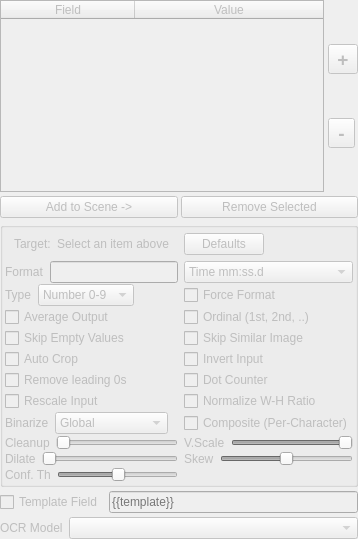
        <widget class="QWidget" name="groupBox_sb_info" native="true">
         <property name="enabled">
          <bool>false</bool>
         </property>
         <layout class="QVBoxLayout" name="verticalLayout_3">
          <property name="spacing">
           <number>4</number>
          </property>
          <property name="leftMargin">
           <number>0</number>
          </property>
          <property name="topMargin">
           <number>0</number>
          </property>
          <property name="rightMargin">
           <number>0</number>
          </property>
          <property name="bottomMargin">
           <number>0</number>
          </property>
          <item>
           <widget class="QWidget" name="widget" native="true">
            <layout class="QHBoxLayout" name="horizontalLayout_2">
             <property name="spacing">
              <number>1</number>
             </property>
             <property name="leftMargin">
              <number>0</number>
             </property>
             <property name="topMargin">
              <number>0</number>
             </property>
             <property name="rightMargin">
              <number>0</number>
             </property>
             <property name="bottomMargin">
              <number>0</number>
             </property>
             <item>
              <widget class="QTableWidget" name="tableWidget_boxes">
               <property name="minimumSize">
                <size>
                 <width>0</width>
                 <height>100</height>
                </size>
               </property>
               <property name="horizontalScrollBarPolicy">
                <enum>Qt::ScrollBarAlwaysOff</enum>
               </property>
               <property name="editTriggers">
                <set>QAbstractItemView::NoEditTriggers</set>
               </property>
               <property name="tabKeyNavigation">
                <bool>false</bool>
               </property>
               <property name="dragDropOverwriteMode">
                <bool>false</bool>
               </property>
               <property name="selectionMode">
                <enum>QAbstractItemView::SingleSelection</enum>
               </property>
               <property name="showGrid">
                <bool>false</bool>
               </property>
               <attribute name="horizontalHeaderMinimumSectionSize">
                <number>134</number>
               </attribute>
               <attribute name="horizontalHeaderStretchLastSection">
                <bool>true</bool>
               </attribute>
               <attribute name="verticalHeaderVisible">
                <bool>false</bool>
               </attribute>
               <column>
                <property name="text">
                 <string>Field</string>
                </property>
               </column>
               <column>
                <property name="text">
                 <string>Value</string>
                </property>
               </column>
              </widget>
             </item>
             <item alignment="Qt::AlignHCenter">
              <widget class="QWidget" name="widget_8" native="true">
               <property name="sizePolicy">
                <sizepolicy hsizetype="Minimum" vsizetype="Preferred">
                 <horstretch>0</horstretch>
                 <verstretch>0</verstretch>
                </sizepolicy>
               </property>
               <layout class="QGridLayout" name="gridLayout_4">
                <property name="sizeConstraint">
                 <enum>QLayout::SetMinimumSize</enum>
                </property>
                <property name="leftMargin">
                 <number>3</number>
                </property>
                <property name="topMargin">
                 <number>0</number>
                </property>
                <property name="rightMargin">
                 <number>0</number>
                </property>
                <property name="bottomMargin">
                 <number>0</number>
                </property>
                <property name="spacing">
                 <number>0</number>
                </property>
                <item row="0" column="0">
                 <widget class="QToolButton" name="toolButton_addBox">
                  <property name="minimumSize">
                   <size>
                    <width>27</width>
                    <height>0</height>
                   </size>
                  </property>
                  <property name="font">
                   <font>
                    <pointsize>14</pointsize>
                    <bold>true</bold>
                   </font>
                  </property>
                  <property name="text">
                   <string>+</string>
                  </property>
                 </widget>
                </item>
                <item row="1" column="0">
                 <widget class="QToolButton" name="toolButton_removeBox">
                  <property name="minimumSize">
                   <size>
                    <width>27</width>
                    <height>0</height>
                   </size>
                  </property>
                  <property name="font">
                   <font>
                    <pointsize>14</pointsize>
                    <bold>true</bold>
                   </font>
                  </property>
                  <property name="text">
                   <string>-</string>
                  </property>
                 </widget>
                </item>
               </layout>
              </widget>
             </item>
            </layout>
           </widget>
          </item>
          <item>
           <widget class="QWidget" name="widget_2" native="true">
            <layout class="QHBoxLayout" name="horizontalLayout_5">
             <property name="spacing">
              <number>3</number>
             </property>
             <property name="leftMargin">
              <number>0</number>
             </property>
             <property name="topMargin">
              <number>0</number>
             </property>
             <property name="rightMargin">
              <number>0</number>
             </property>
             <property name="bottomMargin">
              <number>0</number>
             </property>
             <item>
              <widget class="QPushButton" name="pushButton_makeBox">
               <property name="enabled">
                <bool>false</bool>
               </property>
               <property name="text">
                <string>Add to Scene -&gt;</string>
               </property>
              </widget>
             </item>
             <item>
              <widget class="QPushButton" name="pushButton_removeBox">
               <property name="enabled">
                <bool>false</bool>
               </property>
               <property name="text">
                <string>Remove Selected</string>
               </property>
              </widget>
             </item>
            </layout>
           </widget>
          </item>
          <item>
           <widget class="QGroupBox" name="groupBox_target_settings">
            <layout class="QGridLayout" name="gridLayout_6">
             <property name="leftMargin">
              <number>2</number>
             </property>
             <property name="topMargin">
              <number>0</number>
             </property>
             <property name="rightMargin">
              <number>2</number>
             </property>
             <property name="bottomMargin">
              <number>2</number>
             </property>
             <property name="verticalSpacing">
              <number>1</number>
             </property>
             <item row="0" column="3">
              <widget class="QPushButton" name="pushButton_restoreDefaults">
               <property name="sizePolicy">
                <sizepolicy hsizetype="Fixed" vsizetype="Fixed">
                 <horstretch>0</horstretch>
                 <verstretch>0</verstretch>
                </sizepolicy>
               </property>
               <property name="text">
                <string>Defaults</string>
               </property>
              </widget>
             </item>
             <item row="3" column="2">
              <widget class="QCheckBox" name="checkBox_smoothing">
               <property name="text">
                <string>Average Output</string>
               </property>
              </widget>
             </item>
             <item row="9" column="2">
              <widget class="QWidget" name="widget_27" native="true">
               <property name="sizePolicy">
                <sizepolicy hsizetype="Fixed" vsizetype="Preferred">
                 <horstretch>0</horstretch>
                 <verstretch>0</verstretch>
                </sizepolicy>
               </property>
               <layout class="QHBoxLayout" name="horizontalLayout_32">
                <property name="leftMargin">
                 <number>0</number>
                </property>
                <property name="topMargin">
                 <number>0</number>
                </property>
                <property name="rightMargin">
                 <number>0</number>
                </property>
                <property name="bottomMargin">
                 <number>0</number>
                </property>
                <item>
                 <widget class="QLabel" name="label_binarizationMethod">
                  <property name="text">
                   <string>Binarize</string>
                  </property>
                 </widget>
                </item>
                <item>
                 <widget class="QComboBox" name="comboBox_binarizationMethod">
                  <item>
                   <property name="text">
                    <string>Global</string>
                   </property>
                  </item>
                  <item>
                   <property name="text">
                    <string>No Binarization</string>
                   </property>
                  </item>
                  <item>
                   <property name="text">
                    <string>Local</string>
                   </property>
                  </item>
                  <item>
                   <property name="text">
                    <string>Adaptive</string>
                   </property>
                  </item>
                 </widget>
                </item>
               </layout>
              </widget>
             </item>
             <item row="1" column="3">
              <widget class="QComboBox" name="comboBox_formatPrefix">
               <property name="currentIndex">
                <number>0</number>
               </property>
               <item>
                <property name="text">
                 <string>Time mm:ss.d</string>
                </property>
               </item>
               <item>
                <property name="text">
                 <string>Time mm:ss</string>
                </property>
               </item>
               <item>
                <property name="text">
                 <string>Time ss.d</string>
                </property>
               </item>
               <item>
                <property name="text">
                 <string>Time 0-59</string>
                </property>
               </item>
               <item>
                <property name="text">
                 <string>Shotclock 0-39</string>
                </property>
               </item>
               <item>
                <property name="text">
                 <string>Score 1dd</string>
                </property>
               </item>
               <item>
                <property name="text">
                 <string>Score ddd</string>
                </property>
               </item>
               <item>
                <property name="text">
                 <string>Period 1-4</string>
                </property>
               </item>
               <item>
                <property name="text">
                 <string>Period d</string>
                </property>
               </item>
               <item>
                <property name="text">
                 <string>Alphanumeric</string>
                </property>
               </item>
               <item>
                <property name="text">
                 <string>Any text</string>
                </property>
               </item>
               <item>
                <property name="text">
                 <string>Any number</string>
                </property>
               </item>
               <item>
                <property name="text">
                 <string>Select Preset</string>
                </property>
               </item>
              </widget>
             </item>
             <item row="7" column="3">
              <widget class="QCheckBox" name="checkBox_dotDetector">
               <property name="toolTip">
                <string>Count dots/blobs instead of detecting characters</string>
               </property>
               <property name="text">
                <string>Dot Counter</string>
               </property>
              </widget>
             </item>
             <item row="2" column="2">
              <widget class="QWidget" name="horizontalWidget" native="true">
               <property name="sizePolicy">
                <sizepolicy hsizetype="Fixed" vsizetype="Preferred">
                 <horstretch>0</horstretch>
                 <verstretch>0</verstretch>
                </sizepolicy>
               </property>
               <layout class="QHBoxLayout" name="horizontalLayout_8">
                <property name="leftMargin">
                 <number>0</number>
                </property>
                <property name="topMargin">
                 <number>0</number>
                </property>
                <property name="rightMargin">
                 <number>0</number>
                </property>
                <property name="bottomMargin">
                 <number>0</number>
                </property>
                <item>
                 <widget class="QLabel" name="label_13">
                  <property name="sizePolicy">
                   <sizepolicy hsizetype="Fixed" vsizetype="Preferred">
                    <horstretch>0</horstretch>
                    <verstretch>0</verstretch>
                   </sizepolicy>
                  </property>
                  <property name="text">
                   <string>Type</string>
                  </property>
                 </widget>
                </item>
                <item>
                 <widget class="QComboBox" name="comboBox_fieldType">
                  <item>
                   <property name="text">
                    <string>Number 0-9</string>
                   </property>
                  </item>
                  <item>
                   <property name="text">
                    <string>Time 0-9 , . :</string>
                   </property>
                  </item>
                  <item>
                   <property name="text">
                    <string>Text</string>
                   </property>
                  </item>
                 </widget>
                </item>
               </layout>
              </widget>
             </item>
             <item row="10" column="2">
              <widget class="QWidget" name="widget_17" native="true">
               <layout class="QHBoxLayout" name="horizontalLayout_15">
                <property name="leftMargin">
                 <number>0</number>
                </property>
                <property name="topMargin">
                 <number>0</number>
                </property>
                <property name="rightMargin">
                 <number>0</number>
                </property>
                <property name="bottomMargin">
                 <number>0</number>
                </property>
                <item>
                 <widget class="QLabel" name="label_4">
                  <property name="text">
                   <string>Cleanup</string>
                  </property>
                 </widget>
                </item>
                <item>
                 <widget class="QSlider" name="horizontalSlider_cleanup">
                  <property name="orientation">
                   <enum>Qt::Horizontal</enum>
                  </property>
                 </widget>
                </item>
               </layout>
              </widget>
             </item>
             <item row="3" column="3">
              <widget class="QCheckBox" name="checkBox_ordinalIndicator">
               <property name="text">
                <string>Ordinal (1st, 2nd, ..)</string>
               </property>
              </widget>
             </item>
             <item row="4" column="2">
              <widget class="QCheckBox" name="checkBox_skip_empty">
               <property name="text">
                <string>Skip Empty Values</string>
               </property>
              </widget>
             </item>
             <item row="0" column="2">
              <widget class="QWidget" name="widget_10" native="true">
               <property name="sizePolicy">
                <sizepolicy hsizetype="Preferred" vsizetype="Preferred">
                 <horstretch>0</horstretch>
                 <verstretch>0</verstretch>
                </sizepolicy>
               </property>
               <layout class="QHBoxLayout" name="horizontalLayout_16">
                <item>
                 <widget class="QLabel" name="label_6">
                  <property name="sizePolicy">
                   <sizepolicy hsizetype="Fixed" vsizetype="Preferred">
                    <horstretch>0</horstretch>
                    <verstretch>0</verstretch>
                   </sizepolicy>
                  </property>
                  <property name="text">
                   <string>Target:</string>
                  </property>
                 </widget>
                </item>
                <item>
                 <widget class="QLabel" name="label_selectedInfo">
                  <property name="text">
                   <string>Select an item above</string>
                  </property>
                 </widget>
                </item>
               </layout>
              </widget>
             </item>
             <item row="9" column="3">
              <widget class="QCheckBox" name="checkBox_compositeBox">
               <property name="text">
                <string>Composite (Per-Character)</string>
               </property>
              </widget>
             </item>
             <item row="12" column="2">
              <widget class="QWidget" name="widget_21" native="true">
               <layout class="QHBoxLayout" name="horizontalLayout_20">
                <property name="leftMargin">
                 <number>0</number>
                </property>
                <property name="topMargin">
                 <number>0</number>
                </property>
                <property name="rightMargin">
                 <number>0</number>
                </property>
                <property name="bottomMargin">
                 <number>0</number>
                </property>
                <item>
                 <widget class="QLabel" name="label_3">
                  <property name="text">
                   <string>Conf. Th</string>
                  </property>
                 </widget>
                </item>
                <item>
                 <widget class="QSlider" name="horizontalSlider_conf_thresh">
                  <property name="value">
                   <number>50</number>
                  </property>
                  <property name="orientation">
                   <enum>Qt::Horizontal</enum>
                  </property>
                 </widget>
                </item>
               </layout>
              </widget>
             </item>
             <item row="8" column="3">
              <widget class="QCheckBox" name="checkBox_normWHRatio">
               <property name="toolTip">
                <string>Scale to a favorable 1:2 width-to-height ratio</string>
               </property>
               <property name="text">
                <string>Normalize W-H Ratio</string>
               </property>
              </widget>
             </item>
             <item row="6" column="3">
              <widget class="QCheckBox" name="checkBox_invertPatch">
               <property name="text">
                <string>Invert Input</string>
               </property>
              </widget>
             </item>
             <item row="4" column="3">
              <widget class="QCheckBox" name="checkBox_skip_similar_image">
               <property name="text">
                <string>Skip Similar Image</string>
               </property>
              </widget>
             </item>
             <item row="2" column="3">
              <widget class="QCheckBox" name="checkBox">
               <property name="enabled">
                <bool>false</bool>
               </property>
               <property name="text">
                <string>Force Format</string>
               </property>
              </widget>
             </item>
             <item row="1" column="2">
              <widget class="QWidget" name="widget_7" native="true">
               <property name="sizePolicy">
                <sizepolicy hsizetype="Preferred" vsizetype="Preferred">
                 <horstretch>0</horstretch>
                 <verstretch>0</verstretch>
                </sizepolicy>
               </property>
               <layout class="QHBoxLayout" name="horizontalLayout_17">
                <property name="leftMargin">
                 <number>0</number>
                </property>
                <property name="topMargin">
                 <number>0</number>
                </property>
                <property name="rightMargin">
                 <number>0</number>
                </property>
                <property name="bottomMargin">
                 <number>0</number>
                </property>
                <item>
                 <widget class="QLabel" name="label_2">
                  <property name="text">
                   <string>Format</string>
                  </property>
                 </widget>
                </item>
                <item>
                 <widget class="QLineEdit" name="lineEdit_format"/>
                </item>
               </layout>
              </widget>
             </item>
             <item row="11" column="2">
              <widget class="QWidget" name="widget_13" native="true">
               <layout class="QHBoxLayout" name="horizontalLayout_13">
                <property name="leftMargin">
                 <number>0</number>
                </property>
                <property name="topMargin">
                 <number>0</number>
                </property>
                <property name="rightMargin">
                 <number>0</number>
                </property>
                <property name="bottomMargin">
                 <number>0</number>
                </property>
                <item>
                 <widget class="QLabel" name="label_9">
                  <property name="text">
                   <string>Dilate</string>
                  </property>
                 </widget>
                </item>
                <item>
                 <widget class="QSlider" name="horizontalSlider_dilate">
                  <property name="maximum">
                   <number>5</number>
                  </property>
                  <property name="pageStep">
                   <number>1</number>
                  </property>
                  <property name="orientation">
                   <enum>Qt::Horizontal</enum>
                  </property>
                 </widget>
                </item>
               </layout>
              </widget>
             </item>
             <item row="6" column="2">
              <widget class="QCheckBox" name="checkBox_autocrop">
               <property name="text">
                <string>Auto Crop</string>
               </property>
              </widget>
             </item>
             <item row="7" column="2">
              <widget class="QCheckBox" name="checkBox_removeLeadingZeros">
               <property name="text">
                <string>Remove leading 0s</string>
               </property>
              </widget>
             </item>
             <item row="8" column="2">
              <widget class="QCheckBox" name="checkBox_rescalePatch">
               <property name="toolTip">
                <string>Scale the image to 35 pixels height, a favorable size for OCR</string>
               </property>
               <property name="text">
                <string>Rescale Input</string>
               </property>
              </widget>
             </item>
             <item row="10" column="3">
              <widget class="QWidget" name="widget_vscale" native="true">
               <layout class="QHBoxLayout" name="horizontalLayout_11">
                <property name="leftMargin">
                 <number>0</number>
                </property>
                <property name="topMargin">
                 <number>0</number>
                </property>
                <property name="rightMargin">
                 <number>0</number>
                </property>
                <property name="bottomMargin">
                 <number>0</number>
                </property>
                <item>
                 <widget class="QLabel" name="label_15">
                  <property name="text">
                   <string>V.Scale</string>
                  </property>
                 </widget>
                </item>
                <item>
                 <widget class="QSlider" name="horizontalSlider_vscale">
                  <property name="minimum">
                   <number>1</number>
                  </property>
                  <property name="maximum">
                   <number>10</number>
                  </property>
                  <property name="pageStep">
                   <number>5</number>
                  </property>
                  <property name="value">
                   <number>10</number>
                  </property>
                  <property name="orientation">
                   <enum>Qt::Horizontal</enum>
                  </property>
                 </widget>
                </item>
               </layout>
              </widget>
             </item>
             <item row="11" column="3">
              <widget class="QWidget" name="widget_skew" native="true">
               <layout class="QHBoxLayout" name="horizontalLayout_12">
                <property name="leftMargin">
                 <number>0</number>
                </property>
                <property name="topMargin">
                 <number>0</number>
                </property>
                <property name="rightMargin">
                 <number>0</number>
                </property>
                <property name="bottomMargin">
                 <number>0</number>
                </property>
                <item>
                 <widget class="QLabel" name="label_14">
                  <property name="text">
                   <string>Skew</string>
                  </property>
                 </widget>
                </item>
                <item>
                 <widget class="QSlider" name="horizontalSlider_skew">
                  <property name="minimum">
                   <number>-10</number>
                  </property>
                  <property name="maximum">
                   <number>10</number>
                  </property>
                  <property name="orientation">
                   <enum>Qt::Horizontal</enum>
                  </property>
                 </widget>
                </item>
               </layout>
              </widget>
             </item>
            </layout>
           </widget>
          </item>
          <item>
           <widget class="QWidget" name="widget_23" native="true">
            <layout class="QHBoxLayout" name="horizontalLayout">
             <property name="leftMargin">
              <number>0</number>
             </property>
             <property name="topMargin">
              <number>0</number>
             </property>
             <property name="rightMargin">
              <number>0</number>
             </property>
             <property name="bottomMargin">
              <number>0</number>
             </property>
             <item>
              <widget class="QCheckBox" name="checkBox_templatefield">
               <property name="toolTip">
                <string>This field is a combination of exising fields in a template</string>
               </property>
               <property name="text">
                <string>Template Field</string>
               </property>
              </widget>
             </item>
             <item>
              <widget class="QLineEdit" name="lineEdit_templatefield">
               <property name="text">
                <string/>
               </property>
               <property name="placeholderText">
                <string>{{template}}</string>
               </property>
              </widget>
             </item>
            </layout>
           </widget>
          </item>
          <item>
           <widget class="QWidget" name="widget_6" native="true">
            <layout class="QHBoxLayout" name="horizontalLayout_7">
             <property name="leftMargin">
              <number>0</number>
             </property>
             <property name="topMargin">
              <number>0</number>
             </property>
             <property name="rightMargin">
              <number>0</number>
             </property>
             <property name="bottomMargin">
              <number>0</number>
             </property>
             <item>
              <widget class="QLabel" name="label_10">
               <property name="sizePolicy">
                <sizepolicy hsizetype="Fixed" vsizetype="Preferred">
                 <horstretch>0</horstretch>
                 <verstretch>0</verstretch>
                </sizepolicy>
               </property>
               <property name="text">
                <string>OCR Model</string>
               </property>
              </widget>
             </item>
             <item>
              <widget class="QComboBox" name="comboBox_ocrModel"/>
             </item>
            </layout>
           </widget>
          </item>
         </layout>
        </widget>
